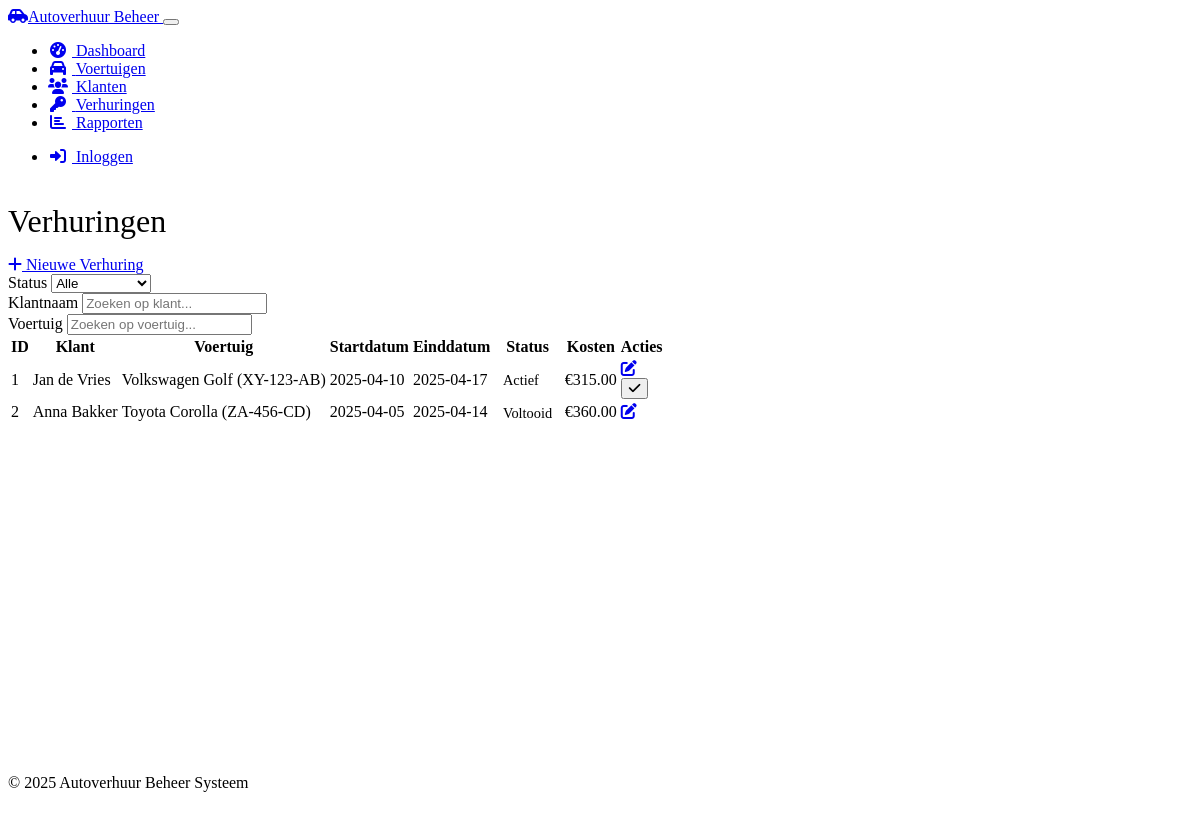
The page /rentals on the database its author committed.
### models.py (models this page shows, shortened)
class Rental(db.Model):
    id = db.Column(db.Integer, primary_key=True)
    vehicle_id = db.Column(db.Integer, db.ForeignKey('vehicle.id'), nullable=False)
    customer_id = db.Column(db.Integer, db.ForeignKey('customer.id'), nullable=False)
    start_date = db.Column(db.Date, nullable=False)
    end_date = db.Column(db.Date, nullable=False)
    actual_return_date = db.Column(db.Date)
    total_cost = db.Column(db.Float)
    status = db.Column(db.String(20), default='active')  # active, completed, cancelled
    notes = db.Column(db.Text)
    created_at = db.Column(db.DateTime, default=datetime.utcnow)

class Customer(db.Model):
    id = db.Column(db.Integer, primary_key=True)
    first_name = db.Column(db.String(50), nullable=False)
    last_name = db.Column(db.String(50), nullable=False)
    email = db.Column(db.String(100), unique=True, nullable=False)
    phone = db.Column(db.String(20))
    address = db.Column(db.String(200))
    driver_license = db.Column(db.String(50), unique=True, nullable=False)
    created_at = db.Column(db.DateTime, default=datetime.utcnow)
    rentals = db.relationship('Rental', backref='customer', lazy=True)
    @property
    def full_name(self):
        return f"{self.first_name} {self.last_name}"

class Vehicle(db.Model):
    id = db.Column(db.Integer, primary_key=True)
    make = db.Column(db.String(50), nullable=False)
    model = db.Column(db.String(50), nullable=False)
    year = db.Column(db.Integer, nullable=False)
    license_plate = db.Column(db.String(20), unique=True, nullable=False)
    status = db.Column(db.String(20), default='available')  # available, rented, maintenance
    daily_rate = db.Column(db.Float, nullable=False)
    color = db.Column(db.String(20))
    mileage = db.Column(db.Integer)
    created_at = db.Column(db.DateTime, default=datetime.utcnow)
    rentals = db.relationship('Rental', backref='vehicle', lazy=True)

### routes.py (the view)
@app.route('/rentals')
def rentals():
    rentals = Rental.query.all()
    return render_template('rentals.html', rentals=rentals)

### templates/rentals.html (shortened to what this page needs)
{% extends 'layout.html' %}
{% block content %}
<div class="d-flex justify-content-between align-items-center mb-4">
    <h1>Verhuringen</h1>
    <a href="{{ url_for('add_rental') }}" class="btn btn-primary">
        <i class="fas fa-plus me-1"></i> Nieuwe Verhuring
    </a>
</div>
<div class="card mb-4">
    <div class="card-body">
        <div class="row">
            <div class="col-md-4 mb-2">
                <label for="statusFilter" class="form-label">Status</label>
                <select id="statusFilter" class="form-select">
                    <option value="">Alle</option>
                </select>
            </div>
            <div class="col-md-4 mb-2">
                <label for="customerFilter" class="form-label">Klantnaam</label>
                <input type="text" id="customerFilter" class="form-control" placeholder="Zoeken op klant...">
            </div>
            <div class="col-md-4 mb-2">
                <label for="vehicleFilter" class="form-label">Voertuig</label>
                <input type="text" id="vehicleFilter" class="form-control" placeholder="Zoeken op voertuig...">
            </div>
        </div>
    </div>
</div>
<div class="card">
    <div class="card-body">
        {% if rentals %}
        <div class="table-responsive">
            <table class="table table-hover" id="rentalsTable">
                <thead>
                    <tr>
                        <th>ID</th>
                        <th>Klant</th>
                        <th>Voertuig</th>
                        <th>Startdatum</th>
                        <th>Einddatum</th>
                        <th>Status</th>
                        <th>Kosten</th>
                        <th>Acties</th>
                    </tr>
                </thead>
                <tbody>
                    {% for rental in rentals %}
                    <tr>
                        <td>{{ rental.id }}</td>
                        <td>{{ rental.customer.full_name }}</td>
                        <td>{{ rental.vehicle.make }} {{ rental.vehicle.model }} ({{ rental.vehicle.license_plate }})</td>
                        <td>{{ rental.start_date.strftime('%Y-%m-%d') }}</td>
                        <td>{{ rental.end_date.strftime('%Y-%m-%d') }}</td>
                        <td>
                            <span class="badge {% if rental.status == 'active' %}bg-success{% elif rental.status == 'completed' %}bg-primary{% else %}bg-secondary{% endif %}">
                                {% if rental.status == 'active' %}Actief
                                {% elif rental.status == 'completed' %}Voltooid
                                {% elif rental.status == 'cancelled' %}Geannuleerd
                                {% else %}{{ rental.status }}{% endif %}
                            </span>
                        </td>
                        <td>€{{ "%.2f"|format(rental.total_cost) }}</td>
                        <td>
                            <div class="btn-group" role="group">
                                <a href="{{ url_for('edit_rental', id=rental.id) }}" class="btn btn-sm btn-outline-primary">
                                    <i class="fas fa-edit"></i>
                                </a>
                                {% if rental.status == 'active' %}
                                <form action="{{ url_for('return_rental', id=rental.id) }}" method="post" class="d-inline">
                                    <button type="submit" class="btn btn-sm btn-outline-success" title="Voertuig retourneren">
                                        <i class="fas fa-check"></i>
                                    </button>
                                </form>
                                {% endif %}
                            </div>
                        </td>
                    </tr>
                    {% endfor %}
                </tbody>
            </table>
        </div>
        {% else %}
        <p class="text-center py-4">Geen verhuringen gevonden. <a href="{{ url_for('add_rental') }}">Maak een verhuring aan</a> om te beginnen.</p>
        {% endif %}
    </div>
</div>
{% endblock %}

### templates/layout.html (shortened to what this page needs)
<!DOCTYPE html>
<html lang="nl" data-bs-theme="dark">
<head>
    <link rel="stylesheet" href="https://cdn.replit.com/agent/bootstrap-agent-dark-theme.min.css">
    <link rel="stylesheet" href="https://cdnjs.cloudflare.com/ajax/libs/font-awesome/6.0.0/css/all.min.css">
    <link rel="stylesheet" href="https://cdn.jsdelivr.net/npm/bootstrap-icons@1.10.3/font/bootstrap-icons.css">
    <link rel="stylesheet" href="{{ url_for('static', filename='css/custom.css') }}">
</head>
<body>
    <nav class="navbar navbar-expand-lg navbar-dark bg-dark">
        <div class="container">
            <a class="navbar-brand" href="{{ url_for('dashboard') }}">
                <i class="fas fa-car-side me-2"></i>Autoverhuur Beheer
            </a>
            <button class="navbar-toggler" type="button" data-bs-toggle="collapse" data-bs-target="#navbarNav">
            </button>
            <div class="collapse navbar-collapse" id="navbarNav">
                <ul class="navbar-nav me-auto">
                    <li class="nav-item">
                        <a class="nav-link {% if request.path == '/' %}active{% endif %}" href="{{ url_for('dashboard') }}">
                            <i class="fas fa-tachometer-alt me-1"></i> Dashboard
                        </a>
                    </li>
                    <li class="nav-item">
                        <a class="nav-link {% if '/vehicles' in request.path %}active{% endif %}" href="{{ url_for('vehicles') }}">
                            <i class="fas fa-car me-1"></i> Voertuigen
                        </a>
                    </li>
                    <li class="nav-item">
                        <a class="nav-link {% if '/customers' in request.path %}active{% endif %}" href="{{ url_for('customers') }}">
                            <i class="fas fa-users me-1"></i> Klanten
                        </a>
                    </li>
                    <li class="nav-item">
                        <a class="nav-link {% if '/rentals' in request.path %}active{% endif %}" href="{{ url_for('rentals') }}">
                            <i class="fas fa-key me-1"></i> Verhuringen
                        </a>
                    </li>
                    <li class="nav-item">
                        <a class="nav-link {% if '/reports' in request.path %}active{% endif %}" href="{{ url_for('reports') }}">
                            <i class="fas fa-chart-bar me-1"></i> Rapporten
                        </a>
                    </li>
                </ul>
                <ul class="navbar-nav">
                    {% if current_user.is_authenticated %}
                        {% if current_user.has_role('admin') %}
                            <li class="nav-item dropdown">
                                <a class="nav-link dropdown-toggle {% if '/admin' in request.path %}active{% endif %}"
                                   href="#" id="adminDropdown" role="button"
                                   data-bs-toggle="dropdown" aria-expanded="false">
                                    <i class="fas fa-cog me-1"></i> Beheer
                                </a>
                                <ul class="dropdown-menu dropdown-menu-end" aria-labelledby="adminDropdown">
                                    <li>
                                        <a class="dropdown-item" href="{{ url_for('auth.users') }}">
                                            <i class="fas fa-users-cog me-1"></i> Gebruikersbeheer
                                        </a>
                                    </li>
                                    <li>
                                        <a class="dropdown-item" href="{{ url_for('auth.roles') }}">
                                            <i class="fas fa-user-tag me-1"></i> Rollenbeheer
                                        </a>
                                    </li>
                                    <li>
                                        <a class="dropdown-item" href="{{ url_for('auth.permissions') }}">
                                            <i class="fas fa-shield-alt me-1"></i> Permissiebeheer
                                        </a>
                                    </li>
                                </ul>
                            </li>
                        {% endif %}
                        <li class="nav-item dropdown">
                            <a class="nav-link dropdown-toggle" href="#" id="userDropdown"
                               role="button" data-bs-toggle="dropdown" aria-expanded="false">
                                <i class="fas fa-user-circle me-1"></i> {{ current_user.username }}
                            </a>
                            <ul class="dropdown-menu dropdown-menu-end" aria-labelledby="userDropdown">
                                <li>
                                    <span class="dropdown-item-text text-muted">
                                        <small>Ingelogd als</small><br>
                                        <strong>{{ current_user.full_name }}</strong>
                                    </span>
                                </li>
                                <li><hr class="dropdown-divider"></li>
                                <li>
                                    <a class="dropdown-item" href="{{ url_for('auth.logout') }}">
                                        <i class="fas fa-sign-out-alt me-1"></i> Uitloggen
                                    </a>
                                </li>
                            </ul>
                        </li>
                    {% else %}
                        <li class="nav-item">
                            <a class="nav-link" href="{{ url_for('auth.login') }}">
                                <i class="fas fa-sign-in-alt me-1"></i> Inloggen
                            </a>
                        </li>
                    {% endif %}
                </ul>
            </div>
        </div>
    </nav>
    <div class="container mt-4 mb-5">
        {% block content %}{% endblock %}
    </div>
    <footer class="bg-dark text-light py-3 mt-auto">
        <div class="container text-center">
            <p class="mb-0">&copy; 2025 Autoverhuur Beheer Systeem</p>
        </div>
    </footer>
</body>
</html>

### static/css/custom.css (style rules this page uses)
.card { transition: transform 0.3s ease, box-shadow 0.3s ease; }
.badge { font-size: 0.9em; padding: 0.4em 0.6em; }
body { display: flex; flex-direction: column; min-height: 100vh; }
.container { flex: 1; }
h1, h2 { font-weight: 300; margin-bottom: 1rem; }
.nav-link i { width: 1.25rem; text-align: center; margin-right: 0.25rem; }
.navbar-brand { font-weight: 500; }
footer { margin-top: auto; }

### rows shown on the page
Rental: id "1", customer.full_name "Jan de Vries", vehicle.make "Volkswagen", vehicle.model "Golf", vehicle.license_plate "XY-123-AB", start_date "2025-04-10", end_date "2025-04-17", status "Actief", total_cost "315.00"
Rental: id "2", customer.full_name "Anna Bakker", vehicle.make "Toyota", vehicle.model "Corolla", vehicle.license_plate "ZA-456-CD", start_date "2025-04-05", end_date "2025-04-14", status "Voltooid", total_cost "360.00"
